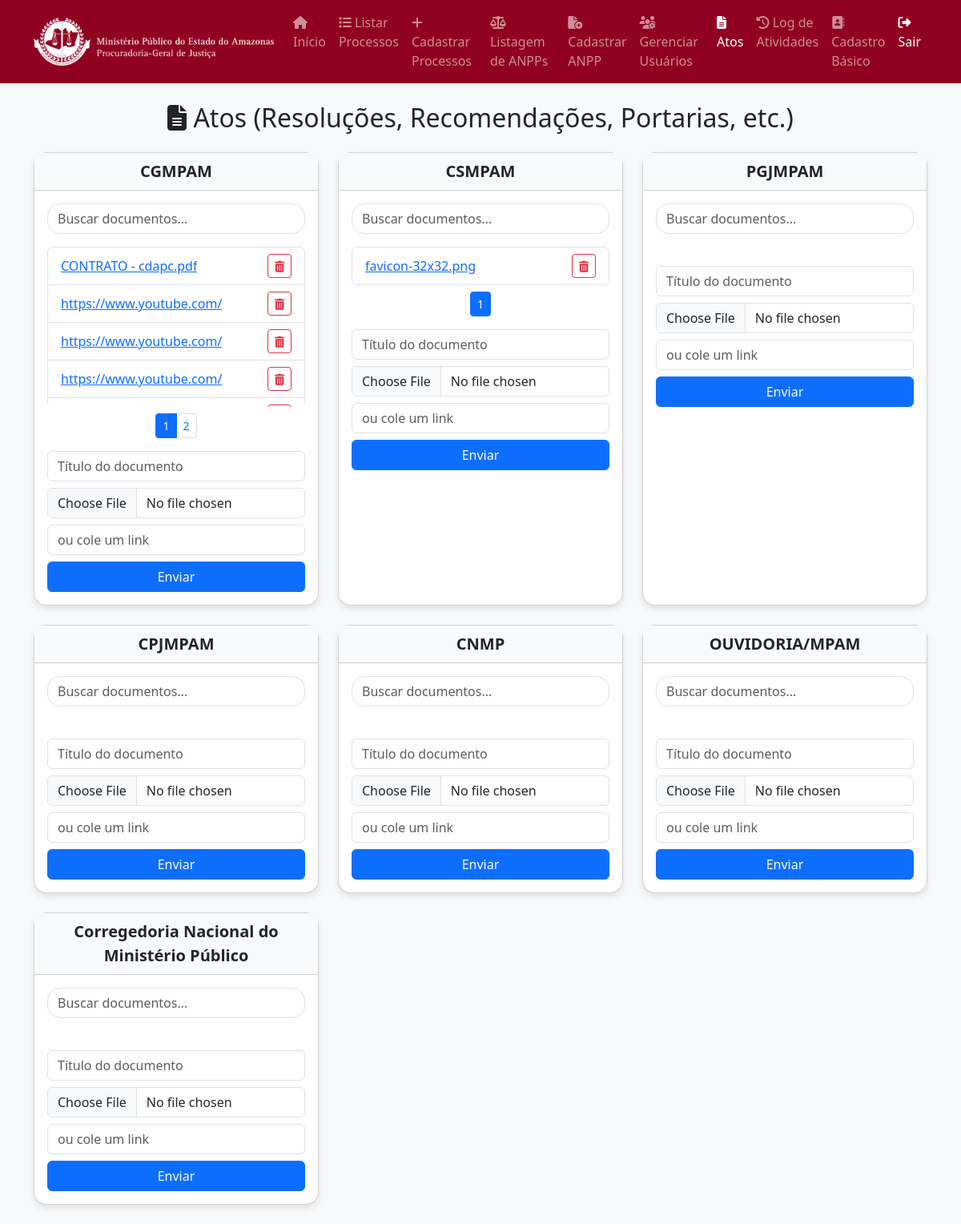
Screenshot of /views/atos.php (signed in) with the database file from the repository.
### tables this page shows
CREATE TABLE `atos` (
  `id` int(11) NOT NULL,
  `nome_arquivo` varchar(255) DEFAULT NULL,
  `caminho` text DEFAULT NULL,
  `categoria` varchar(100) DEFAULT NULL,
  `tipo` enum('arquivo','link') DEFAULT NULL,
  `data_upload` datetime DEFAULT current_timestamp()
);

### views/atos.php (the view, shortened to what this page needs)
<?php
global $pdo;
$perfil = $_SESSION['usuario_perfil'] ?? '';
$pagina_atual = basename($_SERVER['PHP_SELF']);
$categorias = ['CGMPAM', 'CSMPAM', 'PGJMPAM', 'CPJMPAM', 'CNMP', 'OUVIDORIA/MPAM', 'Corregedoria Nacional do Ministério Público'];
$registros_por_pagina = 5;
?>
<!DOCTYPE html>
<html lang="pt-BR">
<head>
    <link href="https://cdn.jsdelivr.net/npm/bootstrap@5.3.0/dist/css/bootstrap.min.css" rel="stylesheet">
    <link rel="stylesheet" href="https://cdnjs.cloudflare.com/ajax/libs/font-awesome/6.4.2/css/all.min.css">
</head>
<body class="bg-light">
    <nav class="navbar navbar-expand-lg navbar-dark" style="background-color: #900020;">
        <div class="container">
            <a class="navbar-brand d-flex align-items-center" href="dashboard.php">
                <img src="../public/img/logoWhite.png" alt="Logo" class="logo-navbar">
            </a>
            <div class="collapse navbar-collapse" id="navbarNav">
                <ul class="navbar-nav ms-auto">
                    <li class="nav-item">
                        <a class="nav-link <?= ($pagina_atual == 'dashboard.php') ? 'active' : '' ?>"
                            href="dashboard.php">
                            <i class="fas fa-home"></i> Início
                        </a>
                    </li>
                    <li class="nav-item">
                        <a class="nav-link <?= ($pagina_atual == 'listar_processos.php') ? 'active' : '' ?>"
                            href="listar_processos.php">
                            <i class="fas fa-list"></i> Listar Processos
                        </a>
                    </li>
                    <?php if ($perfil === 'cadastrador' || $perfil === 'administrador'): ?>
                    <li class="nav-item">
                        <a class="nav-link <?= ($pagina_atual == 'cadastro_processo.php') ? 'active' : '' ?>"
                            href="cadastro_processo.php">
                            <i class="fas fa-plus"></i> Cadastrar Processos
                        </a>
                    </li>
                    <?php endif; ?>
                    <li class="nav-item">
                        <a class="nav-link <?= ($pagina_atual == 'listar_anpp.php') ? 'active' : '' ?>"
                            href="listar_anpp.php">
                            <i class="fas fa-scale-balanced"></i> Listagem de ANPPs
                        </a>
                    </li>
                    <li class="nav-item">
                        <a class="nav-link <?= ($pagina_atual == 'anpp.php') ? 'active' : '' ?>" href="anpp.php">
                            <i class="fas fa-file-circle-plus"></i> Cadastrar ANPP
                        </a>
                    </li>
                    <?php if ($perfil === 'administrador'): ?>
                    <li class="nav-item">
                        <a class="nav-link <?= ($pagina_atual == 'gerenciar_usuarios.php') ? 'active' : '' ?>"
                            href="gerenciar_usuarios.php">
                            <i class="fas fa-users-cog"></i> Gerenciar Usuários
                        </a>
                    </li>
                    <li class="nav-item">
                        <a class="nav-link <?= ($pagina_atual == 'atos.php') ? 'active' : '' ?>" href="atos.php">
                            <i class="fas fa-file-alt"></i> Atos
                        </a>
                    </li>
                    <li class="nav-item">
                        <a class="nav-link <?= ($pagina_atual == 'log_atividades.php') ? 'active' : '' ?>"
                            href="log_atividades.php">
                            <i class="fas fa-history"></i> Log de Atividades
                        </a>
                    </li>
                    <li class="nav-item">
                        <a class="nav-link <?= ($pagina_atual == 'cadastro_basico.php') ? 'active' : '' ?>"
                            href="cadastro_basico.php">
                            <i class="fas fa-address-book"></i> Cadastro Básico
                        </a>
                    </li>
                    <?php endif; ?>
                    <li class="nav-item">
                        <a class="nav-link text-white" href="../controllers/logout.php">
                            <i class="fas fa-sign-out-alt"></i> Sair
                        </a>
                    </li>
                </ul>
            </div>
        </div>
    </nav>
    <div class="container py-4">
        <h2 class="text-center mb-4"><i class="fas fa-file-alt"></i> Atos (Resoluções, Recomendações, Portarias, etc.)
        </h2>
        <div class="row row-cols-1 row-cols-md-3 g-4">
            <?php foreach ($categorias as $categoria):
        $pagina = isset($_GET['pagina_' . md5($categoria)]) ? (int)$_GET['pagina_' . md5($categoria)] : 1;
        $busca = isset($_GET['busca_' . md5($categoria)]) ? trim($_GET['busca_' . md5($categoria)]) : '';
        $offset = ($pagina - 1) * $registros_por_pagina;
        $sql = "SELECT * FROM atos WHERE categoria = :categoria";
        $params = [':categoria' => $categoria];
        $sql_total = $sql;
        $sql .= " ORDER BY data_upload DESC LIMIT $offset, $registros_por_pagina";
        $stmt = $pdo->prepare($sql);
        $stmt->execute($params);
        $documentos = $stmt->fetchAll(PDO::FETCH_ASSOC);
        $stmt_total = $pdo->prepare($sql_total);
        $stmt_total->execute($params);
        $total_registros = $stmt_total->rowCount();
        $total_paginas = ceil($total_registros / $registros_por_pagina);
      ?>
            <div class="col">
                <div class="card h-100">
                    <div class="card-header bg-light text-dark">
                        <?= htmlspecialchars($categoria) ?>
                    </div>
                    <div class="card-body">
                        <form method="GET" class="mb-3">
                            <input type="text" class="form-control search-input" name="busca_<?= md5($categoria) ?>"
                                placeholder="Buscar documentos..." value="<?= htmlspecialchars($busca) ?>">
                        </form>
                        <ul class="list-group doc-list">
                            <?php foreach ($documentos as $doc): ?>
                            <li class="list-group-item">
                                <div class="d-flex justify-content-between align-items-center">
                                    <a href="<?= $doc['caminho'] ?>" target="_blank" class="text-truncate"
                                        style="max-width: 85%;">
                                        <?= htmlspecialchars($doc['titulo'] ?? $doc['nome_arquivo']) ?>
                                    </a>
                                    <form action="../controllers/deletar_ato.php" method="POST" class="ms-2"
                                        onsubmit="return confirm('Deseja mesmo excluir este documento?');">
                                        <button class="btn btn-sm btn-outline-danger p-1"
                                            style="width: 30px; height: 30px;">
                                            <i class="fas fa-trash-alt"></i>
                                        </button>
                                    </form>
                                </div>
                            </li>
                            <?php endforeach; ?>
                        </ul>
                        <nav class="mt-2">
                            <ul class="pagination pagination-sm">
                                <?php for ($i = 1; $i <= $total_paginas; $i++): ?>
                                <li class="page-item <?= ($i === $pagina) ? 'active' : '' ?>">
                                    <a class="page-link"
                                        href="?pagina_<?= md5($categoria) ?>=<?= $i ?>&busca_<?= md5($categoria) ?>=<?= urlencode($busca) ?>"><?= $i ?></a>
                                </li>
                                <?php endfor; ?>
                            </ul>
                        </nav>
                        <form action="../controllers/upload_ato.php" method="POST" enctype="multipart/form-data"
                            class="mt-3">
                            <div class="mb-2">
                                <input type="text" name="titulo" class="form-control" placeholder="Título do documento"
                                    required>
                            </div>
                            <div class="mb-2">
                                <input type="file" name="arquivo" class="form-control">
                            </div>
                            <div class="mb-2">
                                <input type="text" name="link" class="form-control" placeholder="ou cole um link">
                            </div>
                            <button type="submit" name="enviar_ato" class="btn btn-primary w-100">Enviar</button>
                        </form>
                    </div>
                </div>
            </div>
            <?php endforeach; ?>
        </div>
    </div>
</body>
</html>

### views/atos.php (style rules this page uses)
.card { border-radius: 1rem; box-shadow: 0 4px 8px rgba(0, 0, 0, 0.1); }
.card-header { font-weight: bold; font-size: 1.25rem; text-align: center; }
.search-input { border-radius: 1rem; }
.doc-list { max-height: 200px; overflow-y: auto; }
.pagination { justify-content: center; }
.logo-navbar { max-width: 300px; height: auto; }

### rows the page displays
atos: nome_arquivo "CONTRATO - cdapc.pdf"
atos: nome_arquivo "https://www.youtube.com/"
atos: nome_arquivo "https://www.youtube.com/"
atos: nome_arquivo "https://www.youtube.com/"
atos: nome_arquivo "favicon-32x32.png"

### other values shown
$categoria "CGMPAM"
$categoria "CSMPAM"
$categoria "PGJMPAM"
$categoria "CPJMPAM"
$categoria "CNMP"
$categoria "OUVIDORIA/MPAM"
$categoria "Corregedoria Nacional do Ministério Público"
